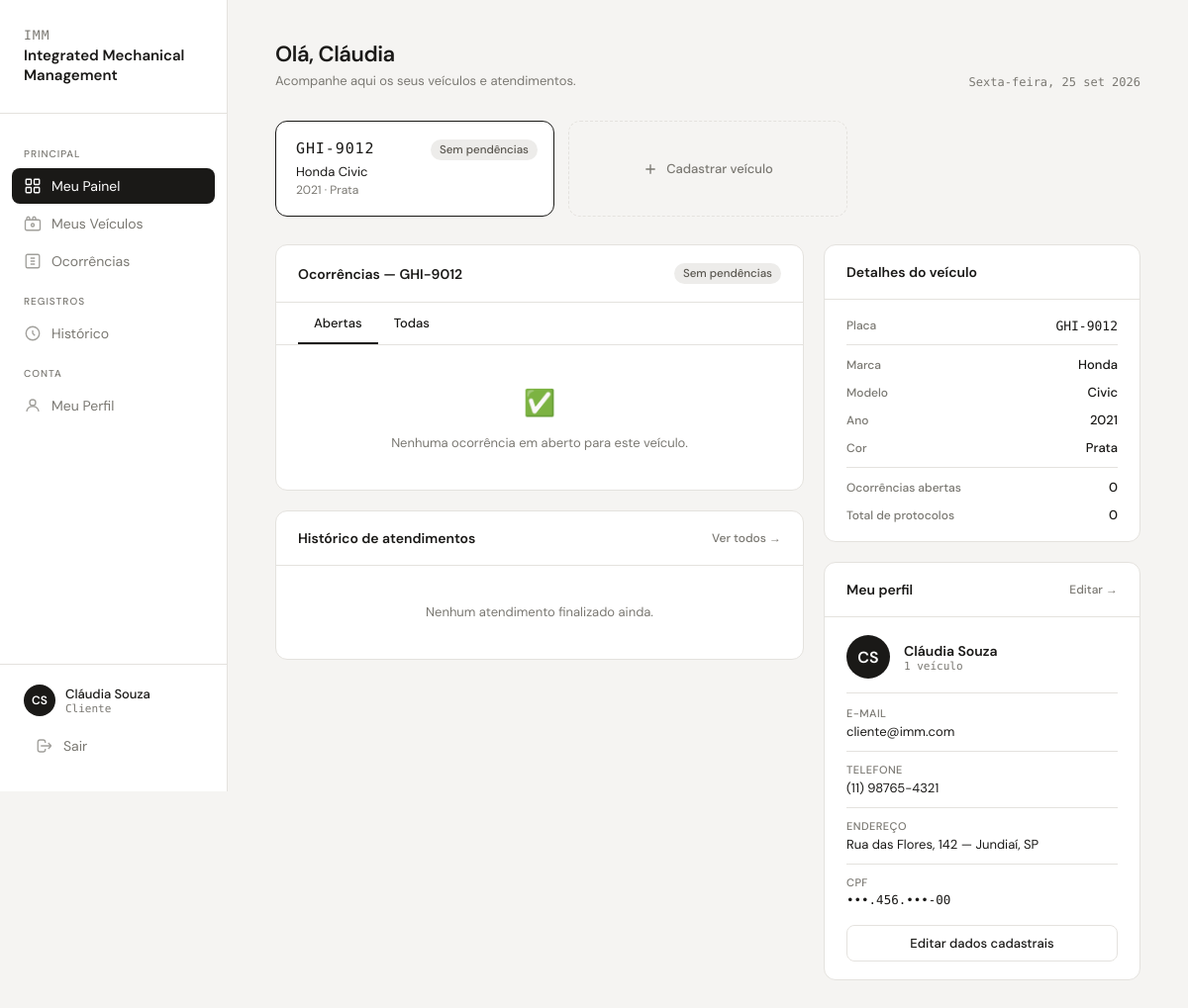
/cliente/dashboard.php (signed in), run on the app's committed database.
### tables this page shows
CREATE TABLE `cliente` (
  `id` char(36) NOT NULL DEFAULT uuid(),
  `nome` varchar(100) NOT NULL,
  `cpf` varchar(11) NOT NULL,
  `email` varchar(100) NOT NULL,
  `senha` varchar(100) NOT NULL,
  `telefone` varchar(15) DEFAULT NULL,
  `endereco` varchar(200) NOT NULL
);

CREATE TABLE `veiculo` (
  `id` char(36) NOT NULL DEFAULT uuid(),
  `placa` varchar(10) NOT NULL,
  `ano` int(11) NOT NULL,
  `cor` varchar(10) NOT NULL,
  `idModelo` char(36) NOT NULL,
  `idCliente` char(36) NOT NULL
);

CREATE TABLE `marca` (
  `id` char(36) NOT NULL DEFAULT uuid(),
  `nome` varchar(100) NOT NULL
);

CREATE TABLE `modelo` (
  `id` char(36) NOT NULL DEFAULT uuid(),
  `nome` varchar(100) NOT NULL,
  `idMarca` char(36) NOT NULL
);

### cliente/dashboard.php (the view, shortened to what this page needs)
<?php
require __DIR__ . '/../includes/app.php';
$u = exigir_login(['CLIENTE']);
$cliente = db_one('SELECT nome, cpf, email, telefone, endereco FROM cliente WHERE id = ?', [$u['id']]);
$veiculos = db_all("SELECT v.id, v.placa, v.ano, v.cor, mo.nome AS modelo, ma.nome AS marca,
                           " . SQL_STATUS_ATIVO . " AS statusAtivo,
                           (SELECT COUNT(*) FROM protocolo p WHERE p.idVeiculo = v.id AND p.status IN ('ABERTO','EM_ATENDIMENTO')) AS abertas,
                           (SELECT COUNT(*) FROM protocolo p WHERE p.idVeiculo = v.id) AS protocolos
                    FROM veiculo v
                    JOIN modelo mo ON mo.id = v.idModelo
                    JOIN marca ma  ON ma.id = mo.idMarca
                    WHERE v.idCliente = ? ORDER BY statusAtivo IS NULL, v.placa", [$u['id']]);
$sel = $veiculos[0] ?? null;
$aba = ($_GET['tab'] ?? '') === 'todas' ? 'todas' : 'abertas';
$ocorrencias = $sel ? db_all("SELECT p.numero, p.status, o.descricao, o.componentes, o.dataRegistro, col.nome AS colaborador
                              FROM protocolo p
                              JOIN ocorrencia o    ON o.id = p.idOcorrencia
                              JOIN colaborador col ON col.id = p.responsavel
                              WHERE p.idVeiculo = ?" . ($aba === 'abertas' ? " AND p.status IN ('ABERTO','EM_ATENDIMENTO')" : '') . "
                              ORDER BY p.numero DESC", [$sel['id']]) : [];
$historico = db_all("SELECT p.numero, p.dataFinalizacao, o.descricao, v.placa, col.nome AS colaborador
                     FROM protocolo p
                     JOIN ocorrencia o    ON o.id = p.idOcorrencia
                     JOIN veiculo v       ON v.id = p.idVeiculo
                     JOIN colaborador col ON col.id = p.responsavel
                     WHERE v.idCliente = ? AND p.status = 'FINALIZADO'
                     ORDER BY p.numero DESC LIMIT 4", [$u['id']]);
function qs_dash(array $troca): string {
    return '?' . http_build_query(array_filter(array_merge($_GET, $troca), fn($v) => $v !== null && $v !== ''));
}
?>
<!DOCTYPE html>
<html lang="pt-BR">
<head>
</head>
<body>
<?php sidebar('dashboard'); ?>
<main>
  <div class="page-header">
    <div>
      <div class="page-title">Olá, <?= e(primeiro_nome($u['nome'])) ?></div>
      <div class="page-sub">Acompanhe aqui os seus veículos e atendimentos.</div>
    </div>
    <div class="page-date"><?= data_hoje() ?></div>
  </div>
  <div class="vehicles-row">
    <?php foreach ($veiculos as $v): ?>
    <a class="vehicle-card<?= $sel && $sel['id'] === $v['id'] ? ' selected' : '' ?>" href="<?= e(qs_dash(['v' => $v['id']])) ?>">
      <div class="vc-status"><?= badge(status_veiculo($v['statusAtivo'])) ?></div>
      <div class="vc-plate"><?= e($v['placa']) ?></div>
      <div class="vc-model"><?= e($v['marca'] . ' ' . $v['modelo']) ?></div>
      <div class="vc-year"><?= e($v['ano'] . ' · ' . $v['cor']) ?></div>
    </a>
    <?php endforeach; ?>
    <a class="add-vehicle-card" href="meus_veiculos.php?novo=1">
      <svg width="16" height="16" viewBox="0 0 24 24" fill="none" stroke="currentColor" stroke-width="2"><path d="M12 5v14M5 12h14"/></svg>
      Cadastrar veículo
    </a>
  </div>
  <div class="two-col">
    <div style="display:flex; flex-direction:column; gap:20px;">
      <div class="card">
        <div class="card-header">
          <div class="card-title">Ocorrências<?= $sel ? ' — ' . e($sel['placa']) : '' ?></div>
          <?php if ($sel): ?><?= badge(status_veiculo($sel['statusAtivo'])) ?><?php endif; ?>
        </div>
        <?php if (!$sel): ?>
          <div class="empty-state">
            <div class="empty-icon">🚗</div>
            Você ainda não tem veículos cadastrados.<br>
            <a href="meus_veiculos.php?novo=1" style="color:var(--text);font-weight:500">Cadastre seu primeiro veículo</a>.
          </div>
        <?php else: ?>
        <div class="tab-bar">
          <a class="tab<?= $aba === 'abertas' ? ' active' : '' ?>" href="<?= e(qs_dash(['tab' => null])) ?>">Abertas</a>
          <a class="tab<?= $aba === 'todas' ? ' active' : '' ?>" href="<?= e(qs_dash(['tab' => 'todas'])) ?>">Todas</a>
        </div>
        <div class="occ-list">
          <?php if (!$ocorrencias): ?>
            <div class="empty-state">
              <div class="empty-icon">✅</div>
              <?= $aba === 'abertas' ? 'Nenhuma ocorrência em aberto para este veículo.' : 'Nenhuma ocorrência registrada para este veículo.' ?>
            </div>
          <?php endif; ?>
        </div>
        <?php endif; ?>
      </div>
      <div class="card">
        <div class="card-header">
          <div class="card-title">Histórico de atendimentos</div>
          <a class="card-action" href="historico.php">Ver todos →</a>
        </div>
        <div class="proto-list">
          <?php if (!$historico): ?>
            <div class="empty-state">Nenhum atendimento finalizado ainda.</div>
          <?php endif; ?>
        </div>
      </div>
    </div>
    <div class="right-col">
      <?php if ($sel): ?>
      <div class="card">
        <div class="card-header">
          <div class="card-title">Detalhes do veículo</div>
        </div>
        <div class="vi-body">
          <div class="vi-row"><span class="vi-key">Placa</span><span class="vi-val mono"><?= e($sel['placa']) ?></span></div>
          <div class="vi-divider"></div>
          <div class="vi-row"><span class="vi-key">Marca</span><span class="vi-val"><?= e($sel['marca']) ?></span></div>
          <div class="vi-row"><span class="vi-key">Modelo</span><span class="vi-val"><?= e($sel['modelo']) ?></span></div>
          <div class="vi-row"><span class="vi-key">Ano</span><span class="vi-val"><?= e($sel['ano']) ?></span></div>
          <div class="vi-row"><span class="vi-key">Cor</span><span class="vi-val"><?= e($sel['cor']) ?></span></div>
          <div class="vi-divider"></div>
          <div class="vi-row"><span class="vi-key">Ocorrências abertas</span><span class="vi-val"><?= (int)$sel['abertas'] ?></span></div>
          <div class="vi-row"><span class="vi-key">Total de protocolos</span><span class="vi-val"><?= (int)$sel['protocolos'] ?></span></div>
        </div>
      </div>
      <?php endif; ?>
      <div class="card">
        <div class="card-header">
          <div class="card-title">Meu perfil</div>
          <a class="card-action" href="perfil.php">Editar →</a>
        </div>
        <div class="profile-body">
          <div class="profile-avatar-row">
            <div class="profile-avatar"><?= e(initials($cliente['nome'])) ?></div>
            <div>
              <div class="profile-name"><?= e($cliente['nome']) ?></div>
              <div class="profile-since"><?= plural(count($veiculos), 'veículo', 'veículos') ?></div>
            </div>
          </div>
          <div class="field-row">
            <span class="field-label">E-mail</span>
            <span class="field-value"><?= e($cliente['email']) ?></span>
          </div>
          <div class="vi-divider"></div>
          <div class="field-row">
            <span class="field-label">Telefone</span>
            <span class="field-value"><?= e(fmt_tel($cliente['telefone'])) ?></span>
          </div>
          <div class="vi-divider"></div>
          <div class="field-row">
            <span class="field-label">Endereço</span>
            <span class="field-value"><?= e($cliente['endereco']) ?></span>
          </div>
          <div class="vi-divider"></div>
          <div class="field-row">
            <span class="field-label">CPF</span>
            <span class="field-value" style="font-family:'DM Mono',monospace;font-size:12.5px;">•••.<?= e(substr($cliente['cpf'], 3, 3)) ?>.•••-<?= e(substr($cliente['cpf'], 9, 2)) ?></span>
          </div>
        </div>
        <div style="padding: 0 22px 18px;">
          <a class="btn-ghost" href="perfil.php" style="display:block;text-decoration:none">Editar dados cadastrais</a>
        </div>
      </div>
    </div>
  </div>
</main>
</body>
</html>

### includes/layout.php (shortened to what this page needs)
<?php
function menu_do_perfil(string $perfil): array {
    return match ($perfil) {
        'ADMIN' => [
            'Principal' => [
                ['dashboard',     'Dashboard',     'admin/dashboard.php'],
                ['clientes',      'Clientes',      'colaborador/visualizar_clientes.php'],
                ['veiculos',      'Veículos',      'colaborador/veiculos.php'],
                ['ocorrencias',   'Ocorrências',   'colaborador/registrar_ocorrencia.php'],
                ['colaboradores', 'Colaboradores', 'admin/gerenciar_colaboradores.php'],
            ],
            'Registros' => [['historico', 'Histórico', 'admin/historico.php']],
        ],
        'COLABORADOR' => [
            'Principal' => [
                ['dashboard',   'Meu Painel',  'colaborador/dashboard.php'],
                ['ocorrencias', 'Ocorrências', 'colaborador/registrar_ocorrencia.php'],
                ['clientes',    'Clientes',    'colaborador/visualizar_clientes.php'],
                ['veiculos',    'Veículos',    'colaborador/veiculos.php'],
            ],
            'Registros' => [['historico', 'Histórico', 'admin/historico.php']],
        ],
        default => [
            'Principal' => [
                ['dashboard',   'Meu Painel',    'cliente/dashboard.php'],
                ['veiculos',    'Meus Veículos', 'cliente/meus_veiculos.php'],
                ['ocorrencias', 'Ocorrências',   'cliente/visualizar_ocorrencias.php'],
            ],
            'Registros' => [['historico', 'Histórico', 'cliente/historico.php']],
            'Conta'     => [['perfil', 'Meu Perfil', 'cliente/perfil.php']],
        ],
    };
}
function rotulo_perfil(array $u): string {
    return match ($u['perfil']) {
        'ADMIN'       => 'Administrador',
        'COLABORADOR' => ($u['cargo'] ? $u['cargo'] . ' · ' : '') . 'Colaborador',
        default       => 'Cliente',
    };
}
function sidebar(string $ativo): void {
    $u = usuario();
    ?>
<aside>
  <div class="logo">
    <div class="logo-mark">IMM</div>
    <div class="logo-name">Integrated Mechanical<br>Management</div>
  </div>
  <nav>
    <?php foreach (menu_do_perfil($u['perfil']) as $secao => $itens): ?>
      <span class="nav-label"><?= e($secao) ?></span>
      <?php foreach ($itens as [$chave, $rotulo, $caminho]): ?>
        <a class="nav-item<?= $chave === $ativo ? ' active' : '' ?>" href="../<?= $caminho ?>">
          <svg class="icon" viewBox="0 0 24 24" fill="none" stroke="currentColor" stroke-width="1.8"><?= ICONES[$chave] ?></svg>
          <?= e($rotulo) ?>
        </a>
      <?php endforeach; ?>
    <?php endforeach; ?>
  </nav>
  <div class="sidebar-footer">
    <div class="user-chip">
      <div class="avatar"><?= e(initials($u['nome'])) ?></div>
      <div class="user-info">
        <div class="user-name"><?= e($u['nome']) ?></div>
        <div class="user-role"><?= e(rotulo_perfil($u)) ?></div>
      </div>
    </div>
    <a class="nav-item" href="../logout.php" style="margin-top:12px">
      <svg class="icon" viewBox="0 0 24 24" fill="none" stroke="currentColor" stroke-width="1.8"><path d="M17 16l4-4m0 0l-4-4m4 4H7m6 4v1a3 3 0 01-3 3H6a3 3 0 01-3-3V7a3 3 0 013-3h4a3 3 0 013 3v1"/></svg>
      Sair
    </a>
  </div>
</aside>
    <?php
}
    ?>

### includes/app.php (shortened to what this page needs)
<?php
require __DIR__ . '/db.php';
require __DIR__ . '/layout.php';
function db_exec(string $sql, array $params = []): mysqli_stmt {
    global $conn;
    $stmt = $conn->prepare($sql);
    if ($params) {
        $types = '';
        foreach ($params as $p) $types .= is_int($p) ? 'i' : 's';
        $stmt->bind_param($types, ...$params);
    }
    $stmt->execute();
    return $stmt;
}
function db_all(string $sql, array $params = []): array {
    return db_exec($sql, $params)->get_result()->fetch_all(MYSQLI_ASSOC);
}
function db_one(string $sql, array $params = []): ?array {
    return db_exec($sql, $params)->get_result()->fetch_assoc() ?: null;
}
function e($s): string { return htmlspecialchars((string)$s, ENT_QUOTES, 'UTF-8'); }
function so_digitos($s): string { return preg_replace('/\D/', '', (string)$s); }
function initials(string $nome): string {
    $parts = preg_split('/\s+/', trim($nome));
    $i = mb_strtoupper(mb_substr($parts[0] ?? '', 0, 1));
    if (count($parts) > 1) $i .= mb_strtoupper(mb_substr(end($parts), 0, 1));
    return $i;
}
function primeiro_nome(string $nome): string { return explode(' ', trim($nome))[0]; }
function fmt_tel($tel): string {
    $t = so_digitos($tel);
    if (strlen($t) === 11) return preg_replace('/(\d{2})(\d{5})(\d{4})/', '($1) $2-$3', $t);
    return $t !== '' ? $t : '—';
}
function data_hoje(): string {
    return DIAS[(int)date('w')] . ', ' . date('d') . ' ' . mb_substr(MESES[(int)date('n')], 0, 3) . ' ' . date('Y');
}
function plural(int $n, string $sing, string $plur): string { return $n . ' ' . ($n === 1 ? $sing : $plur); }
function status_veiculo(?string $statusProtocoloAtivo): array {
    return match ($statusProtocoloAtivo) {
        'EM_ATENDIMENTO' => ['prog', 'Em serviço'],
        'ABERTO'         => ['open', 'Aguardando'],
        default          => ['done', 'Sem pendências'],
    };
}
function badge(array $st): string { return '<span class="badge ' . e($st[0]) . '">' . e($st[1]) . '</span>'; }
function is_post(): bool { return $_SERVER['REQUEST_METHOD'] === 'POST'; }
function usuario(): ?array { return $_SESSION['user'] ?? null; }
function exigir_login(array $perfis): array {
    $u = usuario();
    return $u;
}

### data on the page
cliente: nome "CS", nome "Cláudia Souza", nome "Cláudia", email "cliente@imm.com", telefone "(11) 98765-4321", endereco "Rua das Flores, 142 — Jundiaí, SP", cpf "456", cpf "00"
veiculo: placa "GHI-9012", marca.nome "Honda Civic", ano+cor "2021 · Prata", marca.nome "Honda", idModelo.nome "Civic", ano "2021", cor "Prata"

### other printed values
$secao "PRINCIPAL"
$rotulo "Meu Painel"
$rotulo "Meus Veículos"
$rotulo "Ocorrências"
$secao "REGISTROS"
$rotulo "Histórico"
$secao "CONTA"
$rotulo "Meu Perfil"
rotulo_perfil($u) "Cliente"
data_hoje() "Sexta-feira, 25 set 2026"
$st[1] "Sem pendências"
$sel['abertas'] "0"
$sel['protocolos'] "0"
plural(count($veiculos), 'veículo', 'veículos') "1 veículo"
